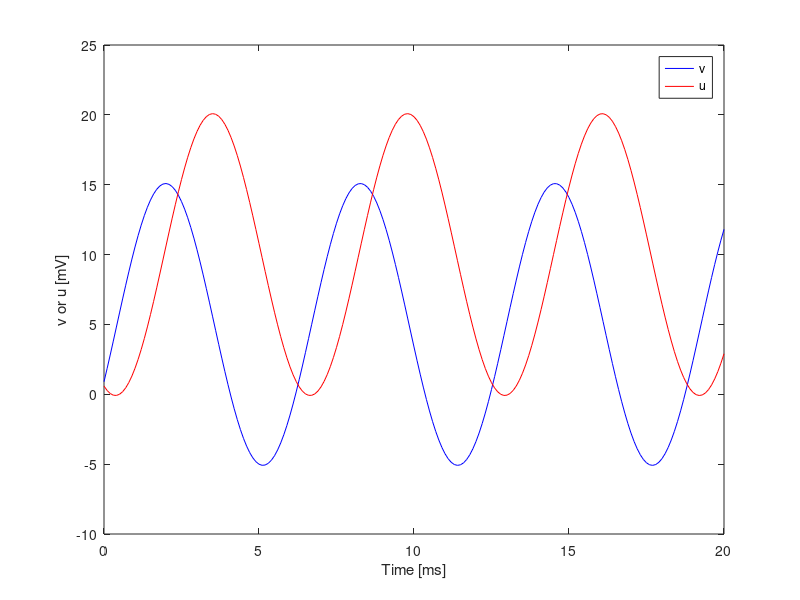
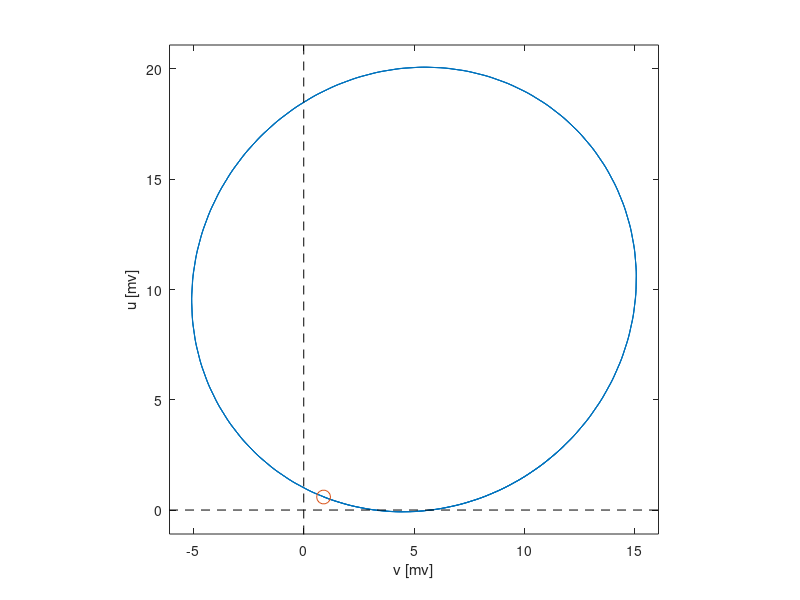

These figures' MATLAB source, in order: (Note: this script raises an error after producing the figures.)
%% Introduction to Neuro-Engineering (2021, Spring)
%% Homework #1: Understanding an Attractor
%% written by Cheol E. Han
clear; close all;

%% parameters of the model
dt=0.1;       % integration time step [ms]
T=20;         % total simulation time [ms]
tau_v=1;      % time constant [ms]
tau_u=1;      % time constant [ms]

%% simulation
% intial setups
t_step=0;
t_rec=zeros(T/dt+1,1);
v_rec=zeros(T/dt+1,1);
u_rec=zeros(T/dt+1,1);
% initial condition
v=0;
u=1;
% Euler's method
v_sum=0;
u_sum=1;
for t=0:dt:T
    t_step=t_step+1;
    v=v-(u-10)*dt/tau_v;
    u=u+(v-5)*dt/tau_u;
    t_rec(t_step)=t;
    v_rec(t_step)=v;
    u_rec(t_step)=u;
    v_sum=v_sum+v;
    u_sum=u_sum+u;
end
v_sum/T*dt
u_sum/T*dt

%% Plotting results
figure(1);clf
plot(t_rec,v_rec,'b'); hold on;
plot(t_rec,u_rec,'r');
xlabel('Time [ms]'); ylabel('v or u [mV]')
legend('v','u')

figure(2);clf
plot(v_rec, u_rec); hold on;
axis equal; axis tight
axis([min([v_rec;0]-1), max([v_rec;0]+1),min([u_rec;0])-1, max([u_rec;0]+1)]);
plot([-100, 100],[0,0],'k--');
plot([0,0],[-100, 100],'k--');
xlabel('v [mv]');ylabel('u [mv]')

t_step=0;
h=plot(v_rec(1), u_rec(1),'o','MarkerSize',10);
for t=1:dt:T
    t_step=t_step+1;
    h.XData=v_rec(t_step);
    h.YData=u_rec(t_step);
    pause(0.1)
end
    
